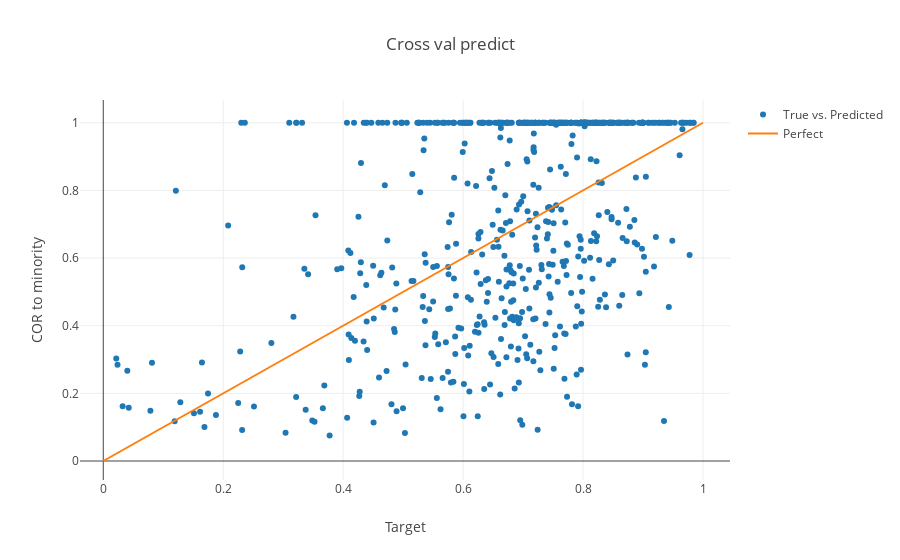

This figure's notebook cell:
### Code cell
data1 = go.Scatter(
        x = y,
        y = [x if x<1 else 1 for x in (1-result) ],
        mode = "markers",
        name = "True vs. Predicted",
)

data2 = go.Scatter(
        x = [0, 1],
        y = [0, 1],
        mode = "lines",
        name = "Perfect",
)

layout = dict(
    xaxis=dict(
        title='Target'
    ),
    yaxis=dict(
        title='COR to minority'
    ),
    title="Cross val predict"
    
)
fig = go.Figure(data=[data1, data2], layout=layout)
iplot(fig)

# To show plot, paste the link to this GitHub notebook into http://nbviewer.jupyter.org/

### Figure 1 — Plotly figure (JSON) as saved in the notebook; plotly's stock layout.template omitted (floating-point values rounded to 4 significant figures; data arrays with more than 128 entries replaced by an {"elided": "..."} marker saying what was removed)
{"data": [{"mode": "markers", "name": "True vs. Predicted", "type": "scatter", "uid": "cd4287a3-1eb7-11e9-a12f-acbc32846fd5", "x": {"elided": "601 float values"}, "y": {"elided": "601 float values"}}, {"mode": "lines", "name": "Perfect", "type": "scatter", "uid": "cd428959-1eb7-11e9-8fb0-acbc32846fd5", "x": [0, 1], "y": [0, 1]}], "layout": {"title": "Cross val predict", "xaxis": {"title": "Target"}, "yaxis": {"title": "COR to minority"}}}
